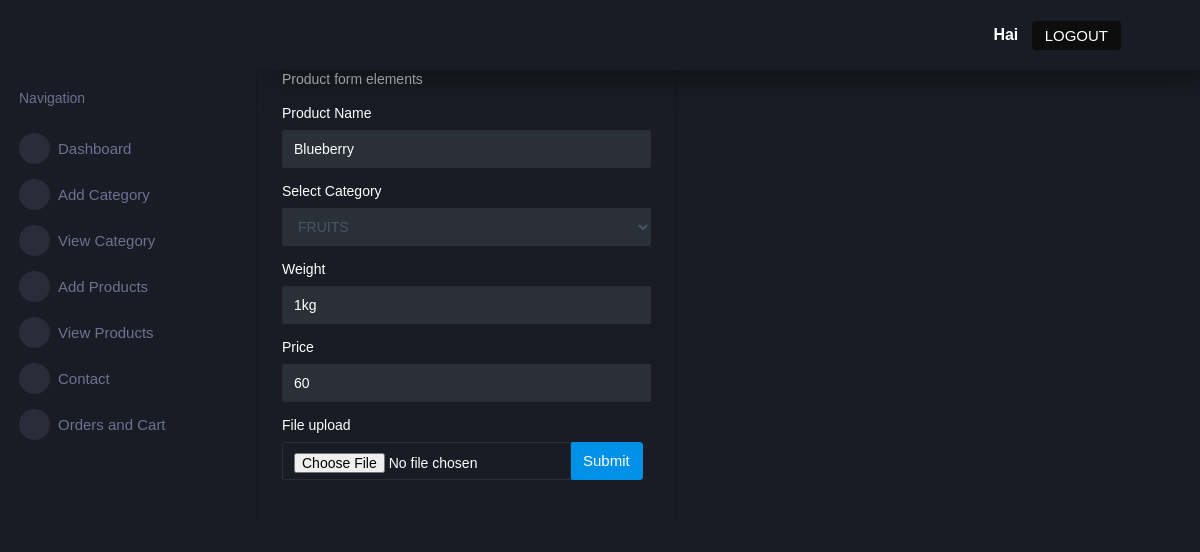
The page /edit/49/ on the database its author committed.
### Adminapp/models.py (models this page shows)
class productdb(models.Model):
    img=models.ImageField(upload_to='media',null=True,blank=False)
    productname=models.CharField(max_length=100,null=True,blank=False)
    category=models.CharField(max_length=100,null=True,blank=False)
    weight=models.CharField(max_length=100,null=True,blank=True,validators=[alphaneumeric])
    price=models.IntegerField(null=True,blank=False)

### Adminapp/views.py (the view)
# urls.py: path('edit/<int:id>/',views.edit,name='edit'),
def edit(request,id):
    obj = productdb.objects.filter(id=id)
    return render(request, 'edit.html',{'obj':obj})

### Adminapp/templates/edit.html (shortened to what this page needs)
{% extends 'index.html' %}
              {% block content %}
              {% for a in obj %}
              <form method="POST" action="{% url 'update' id=a.id %}" enctype="multipart/form-data" >
              <div class="col-12 grid-margin stretch-card">
                <div class="card">
                  <div class="card-body">
                    <h4 class="card-title">Product Form</h4>
                    <p class="card-description"> Product form elements </p>
                    <form class="forms-sample">
                      <div class="form-group">
                        <label for="exampleInputName1">Product Name</label>
                        <input type="text" class="form-control" id="exampleInputName1" placeholder="Name" name="productname" value="{{a.productname}}">
                      </div>
                      <div class="form-group">
                        <label for="category">Select Category</label>
                        <select name="category"  class="form-control"  placeholder="category" value="{{a.category}}">
                          <option value="Fruits">FRUITS</option>
                        </select>
                      </div>
                      <div class="form-group">
                        <label for="weight">Weight</label>
                        <input type="text" class="form-control"  placeholder="Add product weight" name="weight" value="{{a.weight}}">
                      </div>
                      <div class="form-group">
                        <label for="price">Price</label>
                        <input type="text" class="form-control"  placeholder="Add product price" name="price" value="{{a.price}}">
                      </div>
                      <div class="form-group">
                        <label>File upload</label>
                        <div class="input-group col-xs-12">
                          <input type="file" class="form-control file-upload-info" name="img" value="{{a.img}}">
                        <button type="submit" class="btn btn-primary mr-2">Submit</button>
                        </div>
                      </div>
                      {% endfor %}
                      {% endblock %}

### rows shown on the page
productdb: productname "Blueberry", category "FRUITS", weight "1kg", price "60"
